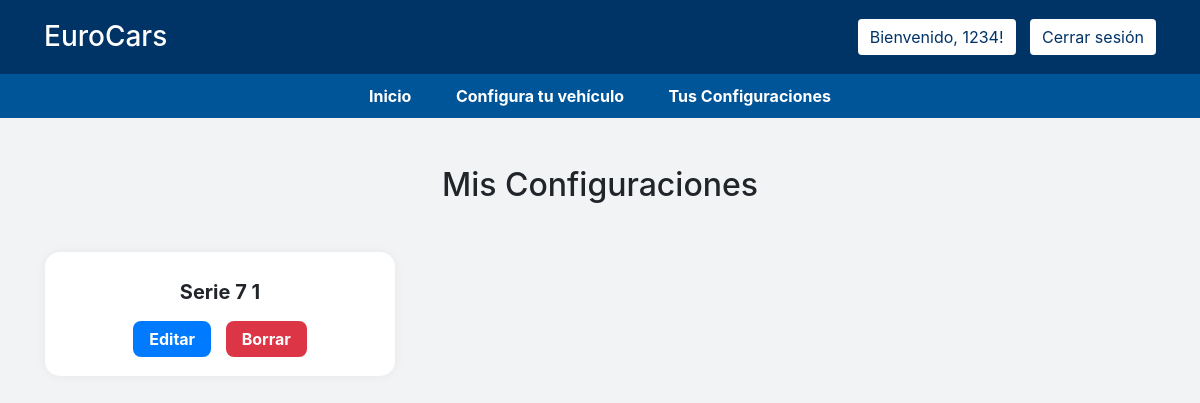
/mis-configuraciones/ (signed in), run on an earlier commit of the app's database.
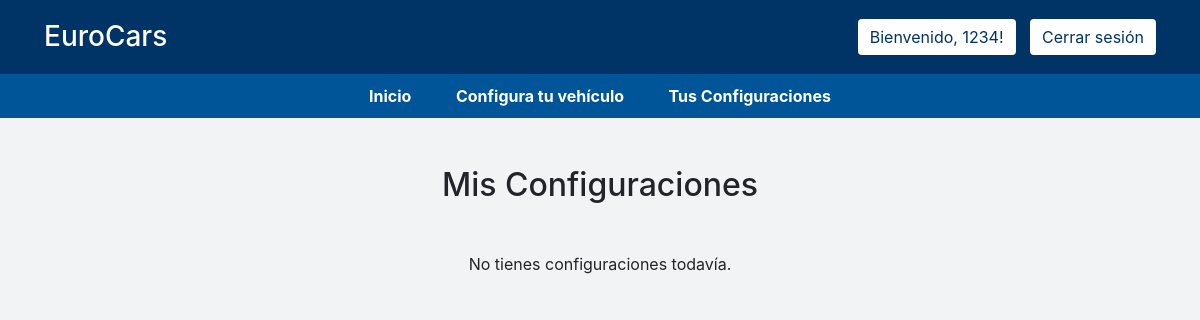
And on a later commit of the database.
### ProyectoWeb/models.py (models this page shows)
class Configuracion(models.Model):
    usuario = models.ForeignKey(User, on_delete=models.CASCADE)
    modelo = models.ForeignKey(Model, on_delete=models.CASCADE)
    nombre_personalizado = models.CharField(max_length=100, blank=True, null=True)
    fecha_creacion = models.DateTimeField(auto_now_add=True)

### User/views.py (the view)
# urls.py: path('mis-configuraciones/', mis_configuraciones, name='mis_configuraciones'),
def mis_configuraciones(request):
    configuraciones = Configuracion.objects.filter(usuario=request.user)
    return render(request, 'mis_configuraciones.html', {'configuraciones': configuraciones})

### templates/mis_configuraciones.html (shortened to what this page needs)
{% extends 'base.html' %}
{% block content %}
<div class="container mt-5">
  <h2 class="text-center mb-5">Mis Configuraciones</h2>
  {% if configuraciones %}
    <div class="row">
      {% for conf in configuraciones %}
        <div class="col-md-4 mb-4">
          <div class="config-card">
            <div class="config-title">{{ conf.nombre_personalizado }}</div>
            <div class="config-buttons">
              <a href="{% url 'editar_configuracion' conf.pk %}" class="btn-edit">Editar</a>
              <a href="{% url 'borrar_configuracion' conf.pk %}" class="btn-delete">Borrar</a>
            </div>
          </div>
        </div>
      {% endfor %}
    </div>
  {% else %}
    <p class="text-center">No tienes configuraciones todavía.</p>
  {% endif %}
</div>
{% endblock %}

### templates/base.html (shortened to what this page needs)
{% load static %}
<html lang="es">
<head>
    <link rel="stylesheet" href="https://cdn.jsdelivr.net/npm/bootstrap@4.6.0/dist/css/bootstrap.min.css">
</head>
<body>
<div class="header-wrapper">
    <div class="top-bar">
        <h1 class="pl-4">EuroCars</h1>
        <div class="auth-buttons pr-4">
            {% if user.is_authenticated %}
                <span>Bienvenido, {{ user.username }}!</span>
                <a href="{% url 'logout' %}">Cerrar sesión</a>
            {% else %}
                <a href="{% url 'login' %}">Iniciar Sesión</a>
                <a href="{% url 'register' %}">Registrarse</a>
            {% endif %}
        </div>
    </div>
    <div class="nav-bar">
        <div class="nav-links">
            <a href="{% url 'home' %}" class="text-white">Inicio</a>
            {% if user.is_authenticated %}
                <a href="{% url 'configuraTuVehiculo' %}" class="text-white">Configura tu vehículo</a>
                <a href="{% url 'mis_configuraciones' %}" class="text-white">Tus Configuraciones</a>
            {% endif %}
        </div>
    </div>
</div>
<div class="container-content">
    {% block content %}
    {% endblock %}
</div>
</body>
</html>

### templates/base.html (style rules this page uses)
body { margin: 0; padding: 0; background-color: #f1f3f5; }
.header-wrapper { position: sticky; top: 0; z-index: 1000; background-color: #003366; }
.top-bar { color: white; padding: 20px; display: flex; justify-content: space-between; align-items: center; }
.top-bar h1 { margin: 0; font-size: 28px; }
.auth-buttons a, .auth-buttons span { background-color: white; color: #003366; padding: 8px 12px; margin-left: 10px; text-decoration: none; border-radius: 4px; }
.nav-bar { background-color: #005599; padding: 10px 0; display: flex; justify-content: center; }
.nav-links a { color: white; margin: 0 20px; text-decoration: none; font-weight: bold; }

What changed in the data, as far as the page shows it:
removed Configuracion: nombre_personalizado "Serie 7 1"
Also different on the page:
text now shown: "No tienes configuraciones todavía."
